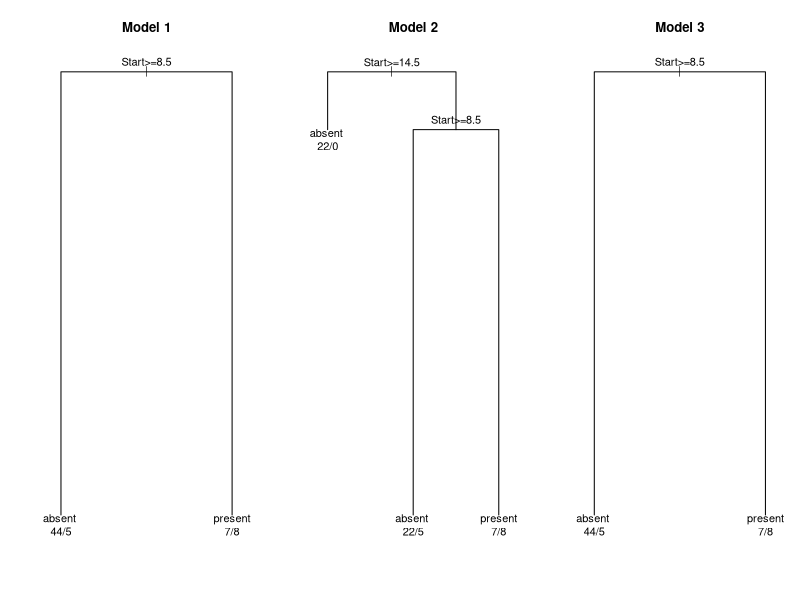

Here is the R script that generated this plot:
###################################################################################
## This code is part of Data Science Dojo's bootcamp
## Copyright (C) 2015

## Objective: Machine learning of Kyphosis classification with decision tree
## Data source: kyphosis data set in "rpart" package
## Please install "rpart" package: install.packages("rpart")
###################################################################################

## load the rpart library
library(rpart)

## DATA EXPLORATION
## load the kyphosis data
data(kyphosis)
## explore the data set
str(kyphosis)
dim(kyphosis)

## BUILD MODEL 1
## randomly choose 80% of the data set as training data
random.rows.train <- sample(1:nrow(kyphosis), 0.8*nrow(kyphosis), replace=F)
ky.train <- kyphosis[random.rows.train,]
dim(ky.train)
## select the other 20% as the testing data
random.rows.test <- setdiff(1:nrow(kyphosis),random.rows.train)
ky.test <- kyphosis[random.rows.test,]
dim(ky.test)
## fitting decision model on training set 
ky.model1 <- rpart(Kyphosis ~ Age + Number + Start, data = ky.train)

## MODEL 1 EVALUATION
## make prediction using decision model
ky.pred1 <- predict(ky.model1, ky.test, type = "class")
## extract out the observations in testing set
ky.obs <- ky.test[,1]
## show the confusion matrix
confusion.matrix1 <- table(ky.pred1, ky.obs)
confusion.matrix1

## BUILD MODEL 2
## fitting decision model on training set 
ky.model2 <- rpart(Kyphosis ~ Age + Number + Start, data = ky.train, parms = list(prior = c(0.65, 0.35), split = "information"))

## MODEL 2 EVALUATION
## make prediction using decision model
ky.pred2 <- predict(ky.model2, ky.test, type = "class")
## show the confusion matrix
confusion.matrix2 <- table(ky.pred2, ky.obs)
confusion.matrix2

## BUILD MODEL 3
## fitting decision model on training set 
ky.model3 <- rpart(Kyphosis ~ Age + Number + Start, data = ky.train, control = rpart.control(cp = 0.05))
## MODEL 2 EVALUATION
## make prediction using decision model
ky.pred3 <- predict(ky.model3, ky.test, type = "class")
## show the confusion matrix
confusion.matrix3 <- table(ky.pred3, ky.obs)
confusion.matrix3

## VISUALIZE THE THREE MODELS
par(mfrow = c(1,3), xpd = TRUE)
plot(ky.model1)
title(main = "Model 1")
text(ky.model1, use.n = TRUE)
plot(ky.model2)
title(main = "Model 2")
text(ky.model2, use.n = TRUE)
plot(ky.model3)
title(main = "Model 3")
text(ky.model3, use.n = TRUE)


